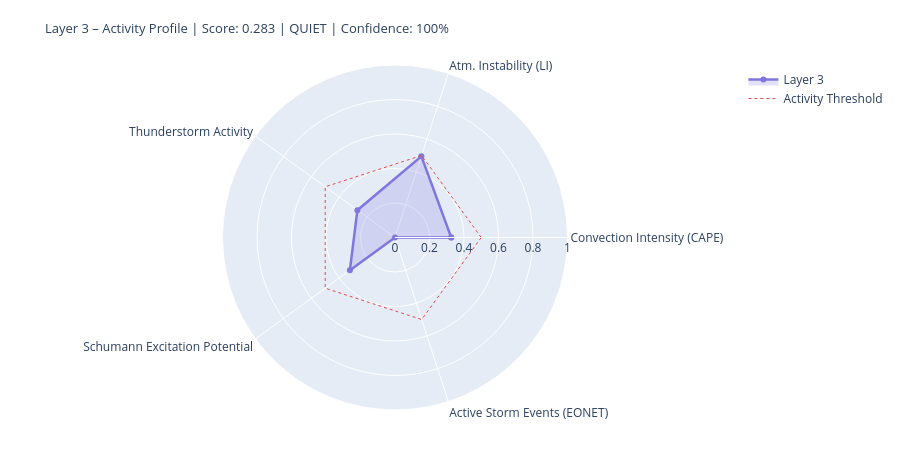

Notebook code cell kept with this figure:
### Markdown cell above
---
## 4. State Assessment & Handoff to Layer 4/5

### Code cell
# ============================================================
# LAYER-3-SCORE
# Five dynamic components
# ============================================================

def norm(v, lo, hi):
    if v is None or (isinstance(v, float) and math.isnan(v)): return None
    return round(max(0.0, min(1.0, (v - lo) / (hi - lo))), 4)

# --- 1) Convection intensity (global CAPE mean) ---
cape_mean = df_atm['cape'].dropna().mean() if not df_atm.empty else None
conv_score = norm(cape_mean, 0, 3000)
conv_src   = 'primary' if cape_mean is not None else 'missing'

# --- 2) Atmospheric instability (LI mean) ---
li_mean   = df_atm['li'].dropna().mean() if not df_atm.empty else None
# Negative LI = unstable → higher score
instab_score = norm(-li_mean if li_mean is not None else None, -6, 6)
instab_src   = 'primary' if li_mean is not None else 'missing'

# --- 3) Thunderstorm activity (mean thunder score + WMO count) ---
thunder_mean = df_atm['thunder_score'].mean() if not df_atm.empty else None
n_thunder    = int(df_atm['thunderstorm'].sum()) if not df_atm.empty else 0
thunder_score_val = norm(
    (thunder_mean or 0) * 0.7 + n_thunder * 0.1, 0, 1.0
) if thunder_mean is not None else None
thunder_src = 'primary'

# --- 4) Schumann excitation potential (weighted Schumann contribution) ---
schumann_pot = df_atm['schumann_contribution'].mean() if not df_atm.empty else None
# Boosted by Layer-2 thunderstorm trigger
if schumann_pot is not None and l2_thunder:
    schumann_pot = min(1.0, schumann_pot * 1.2)
schumann_score = norm(schumann_pot, 0, 1.0) if schumann_pot is not None else None
schumann_src   = 'derived'

# --- 5) Storm activity (NASA EONET) ---
# Distinction: None = data not loaded, 0.0 = loaded but no events
storm_score = None
storm_src   = 'missing'
if raw.get('storms') is not None:          # API reached successfully
    storm_score = norm(len(storm_events), 0, 30) if storm_events else 0.0
    storm_src   = 'primary'

# X-Ray and Kp: context only, not in dynamic score
# (X-Ray = Layer-0/4 driver; Kp = geomagnetic index, not a lightning proxy)
xray_context = None
if raw.get('xray'):
    df_xc = pd.DataFrame(raw['xray'])
    fc = next((c for c in df_xc.columns
               if any(k in c.lower() for k in ['flux','long']) and 'time' not in c.lower()),
              df_xc.columns[1])
    df_xc[fc] = pd.to_numeric(df_xc[fc], errors='coerce')
    xray_last = df_xc[fc].dropna().iloc[-1] if not df_xc[fc].dropna().empty else None
    if xray_last:
        xray_class = ('X' if xray_last>=1e-4 else 'M' if xray_last>=1e-5
                      else 'C' if xray_last>=1e-6 else 'B')
        xray_context = {'flux': float(xray_last), 'class': xray_class}
        print(f'X-Ray context: {xray_class}-class ({xray_last:.2e} W/m²)')

# --- Aggregate ---
COMPONENTS = {
    'Convection Intensity (CAPE)':  {'score': conv_score,       'source': conv_src,    'dynamic': True},
    'Atm. Instability (LI)':         {'score': instab_score,     'source': instab_src,  'dynamic': True},
    'Thunderstorm Activity':              {'score': thunder_score_val, 'source': thunder_src, 'dynamic': True},
    'Schumann Excitation Potential':   {'score': schumann_score,   'source': schumann_src,'dynamic': True},
    'Active Storm Events (EONET)': {'score': storm_score,      'source': storm_src,   'dynamic': True},
}

available   = {k: v['score'] for k, v in COMPONENTS.items() if v['score'] is not None}
unavailable = [k for k, v in COMPONENTS.items() if v['score'] is None]
layer3_score = round(sum(available.values()) / len(available), 4) if available else None
confidence   = round(len(available) / len(COMPONENTS), 2)
level = ('unknown' if layer3_score is None
         else 'quiet'   if layer3_score < 0.3
         else 'moderate' if layer3_score < 0.6
         else 'active')
dominant_l3 = max(available, key=available.get) if available else 'none'

# --- Ausgabe ---
W = 68
print('=' * W)
print('LAYER 3 – ATMOSPHERE / WEATHER / THUNDERSTORMS – STATE ASSESSMENT')
print('=' * W)
for name, comp in COMPONENTS.items():
    s = comp['score']
    if s is not None:
        bar = '█' * int(s * 20) + '░' * (20 - int(s * 20))
        print(f'  {name:<36} {bar}  {s:.3f}  [{comp["source"]}]')
    else:
        print(f'  {name:<36} {"─" * 20}  n/a   [missing]')
print('-' * W)
print(f'  Score:        {layer3_score:.3f}  ({len(available)}/{len(COMPONENTS)} components)')
print(f'  Confidence:   {confidence:.0%}')
print(f'  Level:        {level.upper()}')
print(f'  Dominant:     {dominant_l3}')
print(f'  CAPE mean:    {cape_mean:.0f} J/kg' if cape_mean else '  CAPE mean:    n/a')
print(f'  LI mean:      {li_mean:.1f} K' if li_mean is not None else '  LI mean:      n/a')
print(f'  Thunderstorms:{n_thunder} points (WMO)  +  {len(storm_events)} NASA EONET')
print('=' * W)

# Radar
cats   = list(available.keys())
vals_r = list(available.values())
if len(cats) >= 3:
    fig = go.Figure()
    fig.add_trace(go.Scatterpolar(
        r=vals_r + [vals_r[0]], theta=cats + [cats[0]],
        fill='toself', fillcolor='rgba(127,119,221,0.22)',
        line=dict(color='#7F77DD', width=2.5), name='Layer 3'
    ))
    fig.add_trace(go.Scatterpolar(
        r=[0.5] * (len(cats)+1), theta=cats + [cats[0]],
        line=dict(color='#E24B4A', dash='dot', width=1),
        mode='lines', name='Activity Threshold'
    ))
    fig.update_layout(
        title=dict(
            text=f'Layer 3 – Activity Profile | Score: {layer3_score:.3f} | {level.upper()} | Confidence: {confidence:.0%}',
            font=dict(size=13)
        ),
        polar=dict(radialaxis=dict(visible=True, range=[0, 1])),
        height=450, showlegend=True,
        margin=dict(l=60, r=60, t=65, b=40)
    )
    fig.show()

### Figure 1 — Plotly figure (JSON) as saved in the notebook; plotly's stock layout.template omitted (floating-point values rounded to 4 significant figures)
{"data": [{"fill": "toself", "fillcolor": "rgba(127,119,221,0.22)", "line": {"color": "#7F77DD", "width": 2.5}, "name": "Layer 3", "r": [0.326, 0.495, 0.2695, 0.3232, 0.0, 0.326], "theta": ["Convection Intensity (CAPE)", "Atm. Instability (LI)", "Thunderstorm Activity", "Schumann Excitation Potential", "Active Storm Events (EONET)", "Convection Intensity (CAPE)"], "type": "scatterpolar"}, {"line": {"color": "#E24B4A", "dash": "dot", "width": 1}, "mode": "lines", "name": "Activity Threshold", "r": [0.5, 0.5, 0.5, 0.5, 0.5, 0.5], "theta": ["Convection Intensity (CAPE)", "Atm. Instability (LI)", "Thunderstorm Activity", "Schumann Excitation Potential", "Active Storm Events (EONET)", "Convection Intensity (CAPE)"], "type": "scatterpolar"}], "layout": {"height": 450, "margin": {"b": 40, "l": 60, "r": 60, "t": 65}, "polar": {"radialaxis": {"range": [0, 1], "visible": true}}, "showlegend": true, "title": {"font": {"size": 13}, "text": "Layer 3 – Activity Profile | Score: 0.283 | QUIET | Confidence: 100%"}}}
